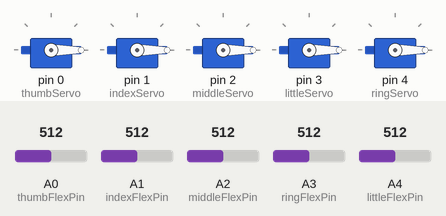
A sketch run on a simulated Arduino Uno, built with avr-gcc and run on an emulated ATmega328P. Shown: 5 × servo. Inputs (shaded band) come from the test bench; at power-on: A0 (thumbFlexPin) = 512, A1 (indexFlexPin) = 512, A2 (middleFlexPin) = 512, A3 (ringFlexPin) = 512, A4 (littleFlexPin) = 512.

Above: at 1.2 s.
1.3 s: A0 (thumbFlexPin) set to 992
At 1.6 s:
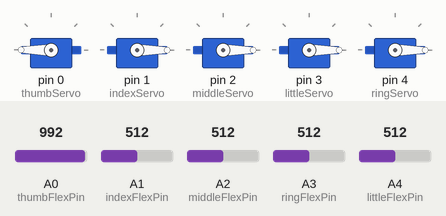
2.8 s: A1 (indexFlexPin) set to 992
At 3.4 s:
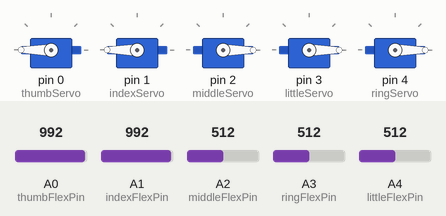
4.3 s: A2 (middleFlexPin) set to 992
At 5.2 s:
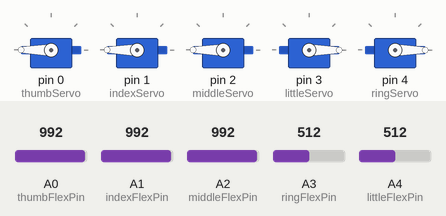
5.8 s: A3 (ringFlexPin) set to 992
At 6.9 s:
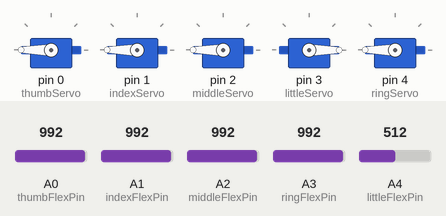
7.3 s: A4 (littleFlexPin) set to 992
At 8.5 s:
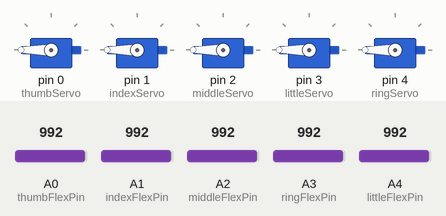
8.8 s: A0 (thumbFlexPin) set to 716
At 9.1 s:
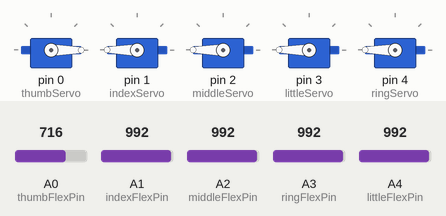
Timing chart, 0 to 11.3 s (numbered marks = the images above; inputs shaded):
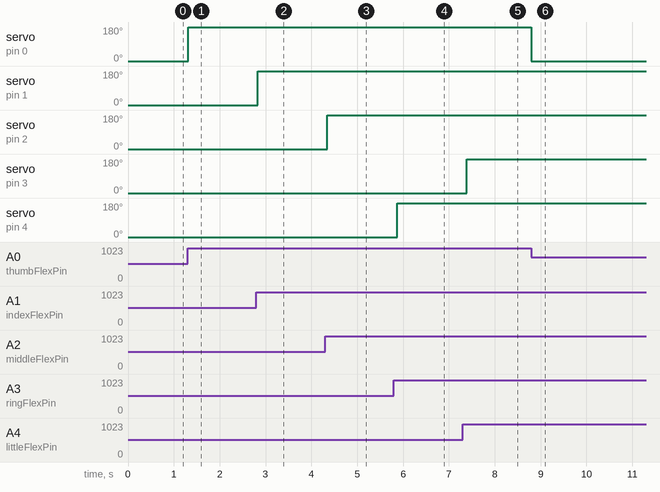

The sketch:

_BionicArm.ino
```cpp
#include <Servo.h>

Servo thumbServo;
Servo indexServo;
Servo middleServo;
Servo ringServo;
Servo littleServo;

const int thumbFlexPin  = A0;
const int indexFlexPin  = A1;
const int middleFlexPin = A2;
const int ringFlexPin   = A3;
const int littleFlexPin = A4;

void setup()
{
  thumbServo.attach(0);
  indexServo.attach(1);
  middleServo.attach(2);
  littleServo.attach(3);
  ringServo.attach(4);
}

void loop()
{
  int thumbFlexValue = analogRead(thumbFlexPin);
  int thumbAngle = map(thumbFlexValue, 800, 900, 0, 180);
  thumbAngle = constrain(thumbAngle, 0, 180);
  thumbServo.write(thumbAngle);

  int indexFlexValue = analogRead(indexFlexPin);
  int indexAngle = map(indexFlexValue, 800, 900, 0, 180);
  indexAngle = constrain(indexAngle, 0, 180);
  indexServo.write(indexAngle);

  int middleFlexValue = analogRead(middleFlexPin);
  int middleAngle = map(middleFlexValue, 800, 900, 0, 180);
  middleAngle = constrain(middleAngle, 0, 180);
  middleServo.write(middleAngle);

  int littleFlexValue = analogRead(littleFlexPin);
  int littleAngle = map(littleFlexValue, 800, 900, 0, 180);
  littleAngle = constrain(littleAngle, 0, 180);
  littleServo.write(littleAngle);

  int ringFlexValue = analogRead(ringFlexPin);
  int ringAngle = map(ringFlexValue, 800, 900, 0, 180);
  ringAngle = constrain(ringAngle, 0, 180);
  ringServo.write(ringAngle);

  delay(100);
}
```

Measured:
- after the input at 1.3 s, servo on pin 0 (thumbServo): 0° → 180° at once
- after the input at 2.8 s, servo on pin 1 (indexServo): 0° → 180° at once
- after the input at 4.3 s, servo on pin 2 (middleServo): 0° → 180° after 0.05 s
- after the input at 5.8 s, servo on pin 4 (ringServo): 0° → 180° after 0.07 s
- after the input at 7.3 s, servo on pin 3 (littleServo): 0° → 180° after 0.09 s
- after the input at 8.8 s, servo on pin 0 (thumbServo): 180° → 0° at once
